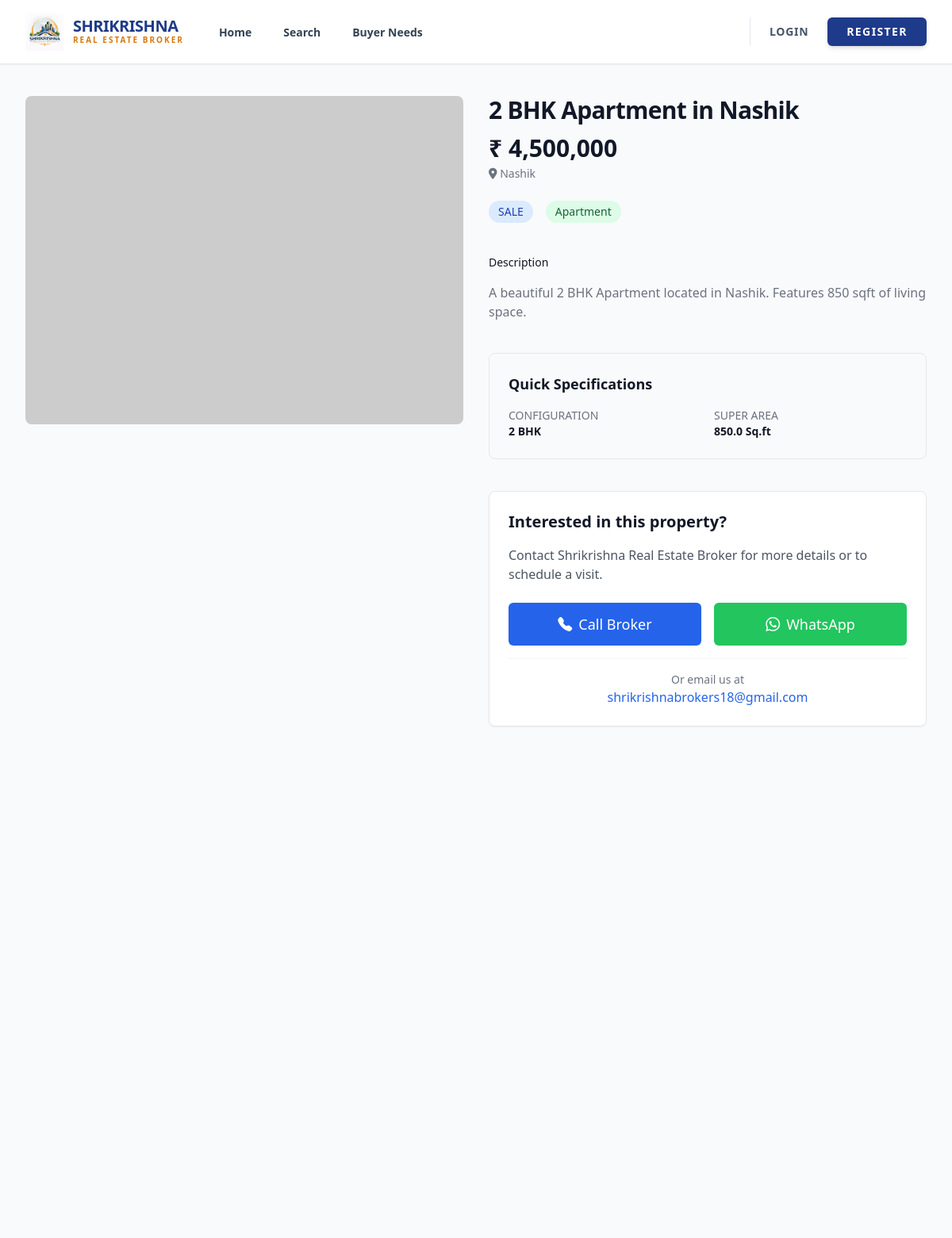
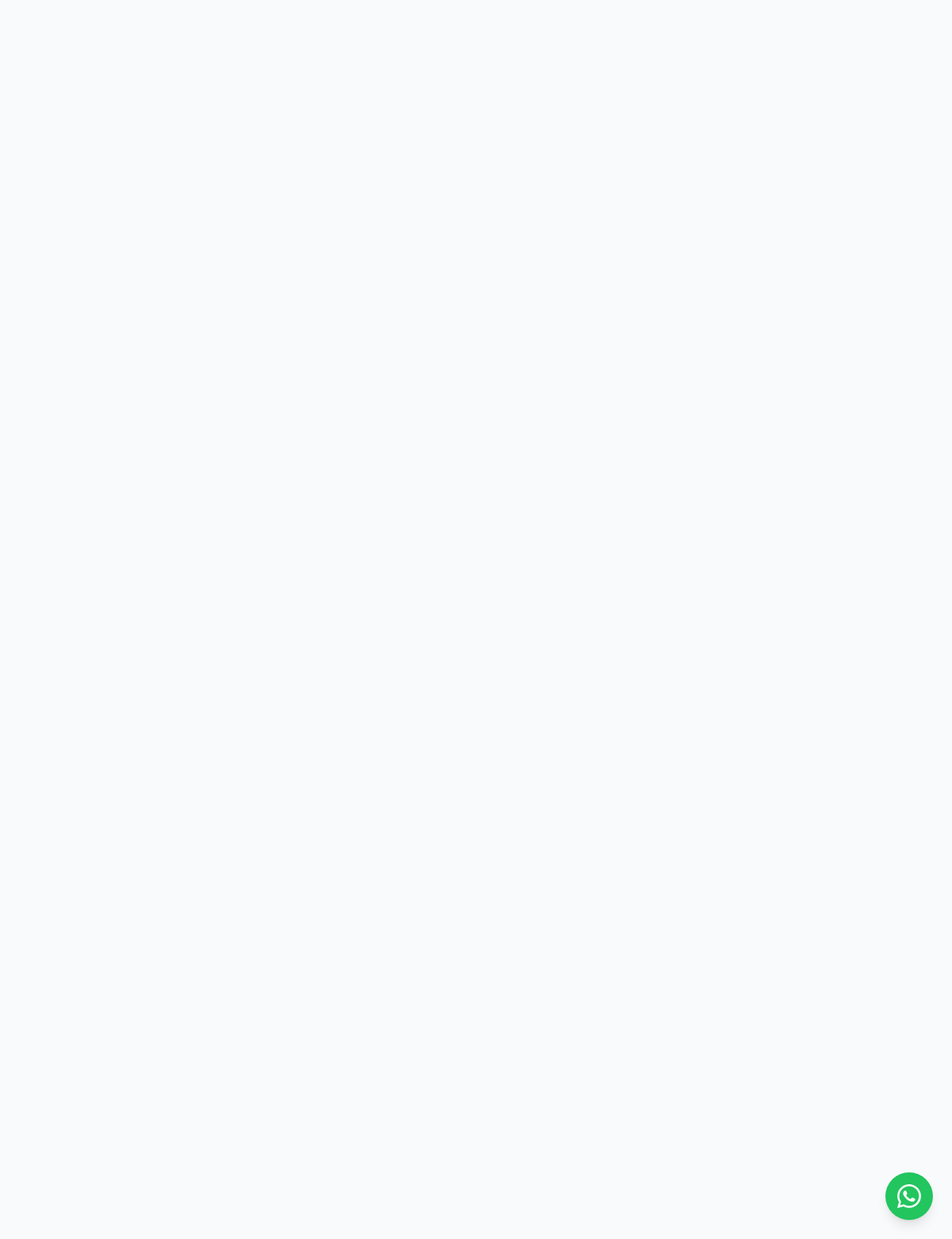
/property/1, run on the app's committed database (2 pictures, top to bottom).
### models/property_model.py (models this page shows)
class Property(db.Model):
    __tablename__ = 'properties'
    property_id = db.Column(db.Integer, primary_key=True)
    title = db.Column(db.String(200), nullable=False)
    location = db.Column(db.String(100), nullable=False)
    price = db.Column(db.Float, nullable=False)
    bhk = db.Column(db.Integer, nullable=False)
    area = db.Column(db.Float, nullable=False) # In sq ft
    listing_type = db.Column(db.String(20), nullable=False) # Rent, Sale
    property_type = db.Column(db.String(50), nullable=False) # Apartment, Villa, Plot
    description = db.Column(db.Text, nullable=True)
    user_id = db.Column(db.Integer, db.ForeignKey('users.id'), nullable=True) # Submitted by this user
    owner_id = db.Column(db.Integer, db.ForeignKey('owners.owner_id'), nullable=True) # Optional for admin properties
    is_featured = db.Column(db.Boolean, default=False)
    is_public = db.Column(db.Boolean, default=True) # True for Admin listings, False for hidden seller submissions
    created_at = db.Column(db.DateTime, default=datetime.utcnow)
    images = db.relationship('PropertyImage', backref='property', lazy=True, cascade="all, delete-orphan")
    inquiries = db.relationship('Inquiry', backref='property', lazy=True)
    user = db.relationship('User', backref='properties', lazy=True)

### routes/main.py (the view)
@main_bp.route('/property/<int:id>')
def property_detail(id):
    property = Property.query.get_or_404(id)
    return render_template('property_detail.html', property=property)

### templates/property_detail.html (shortened to what this page needs)
{% extends "base.html" %}
{% block content %}
<div class="bg-gray-50 dark:bg-gray-900 min-h-screen py-10">
    <div class="max-w-7xl mx-auto px-4 sm:px-6 lg:px-8">
        <div class="lg:grid lg:grid-cols-2 lg:gap-x-8 lg:items-start">
            <div class="flex flex-col-reverse">
                <div class="w-full aspect-w-1 aspect-h-1 overflow-hidden rounded-lg bg-gray-100 dark:bg-gray-800">
                    <img id="main-image" src="{{ url_for('static', filename='uploads/property_images/' + property.images[0].image_path) if property.images else 'https://via.placeholder.com/800x600' }}" class="h-full w-full object-cover object-center">
                </div>
            </div>
            <div class="mt-10 px-4 sm:px-0 sm:mt-16 lg:mt-0">
                <h1 class="text-3xl font-extrabold tracking-tight text-gray-900 dark:text-white">{{ property.title }}</h1>
                <div class="mt-3">
                    <p class="text-3xl text-gray-900 dark:text-white font-bold">₹ {{ "{:,.0f}".format(property.price) }}</p>
                    <p class="mt-1 text-sm text-gray-500 dark:text-gray-400"><i class="fas fa-map-marker-alt"></i> {{ property.location }}</p>
                </div>
                <div class="mt-6 flex space-x-4">
                    <span class="inline-flex items-center px-3 py-1 rounded-full text-sm font-medium bg-blue-100 dark:bg-blue-900 text-blue-800 dark:text-blue-200 uppercase">{{ property.listing_type }}</span>
                    <span class="inline-flex items-center px-3 py-1 rounded-full text-sm font-medium bg-green-100 dark:bg-green-900 text-green-800 dark:text-green-200">{{ property.property_type }}</span>
                </div>
                <div class="mt-10">
                    <h3 class="text-sm font-medium text-gray-900 dark:text-white">Description</h3>
                    <div class="mt-4 prose prose-sm text-gray-500 dark:text-gray-400">
                        <p>{{ property.description or "No description provided." }}</p>
                    </div>
                </div>
                <section class="mt-10 bg-gray-50 dark:bg-gray-800 p-6 rounded-lg border dark:border-gray-700">
                    <h3 class="text-lg font-bold text-gray-900 dark:text-white mb-4">Quick Specifications</h3>
                    <div class="grid grid-cols-2 gap-4 text-sm">
                        <div class="flex flex-col">
                            <span class="text-gray-500 dark:text-gray-400 uppercase">Configuration</span>
                            <span class="font-bold text-gray-900 dark:text-white">{{ property.bhk }} BHK</span>
                        </div>
                        <div class="flex flex-col">
                            <span class="text-gray-500 dark:text-gray-400 uppercase">Super Area</span>
                            <span class="font-bold text-gray-900 dark:text-white">{{ property.area }} Sq.ft</span>
                        </div>
                    </div>
                </section>
                <div class="mt-10 p-6 bg-white dark:bg-gray-800 border border-gray-200 dark:border-gray-700 rounded-lg shadow-sm">
                    <h3 class="text-xl font-bold text-gray-900 dark:text-white mb-4">Interested in this property?</h3>
                    <p class="text-gray-600 dark:text-gray-400 mb-6">Contact Shrikrishna Real Estate Broker for more details or to schedule a visit.</p>
                    <div class="grid grid-cols-1 gap-4 sm:grid-cols-2">
                        <a href="tel:+917030654050" class="flex items-center justify-center px-4 py-3 border border-transparent text-base font-medium rounded-md text-white bg-blue-600 hover:bg-blue-700 md:text-lg transition-colors">
                            <i class="bi bi-telephone-fill mr-2"></i> Call Broker
                        </a>
                        <a href="https://wa.me/917030654050?text=I'm interested in {{ property.title }} located at {{ property.location }}" target="_blank" class="flex items-center justify-center px-4 py-3 border border-transparent text-base font-medium rounded-md text-white bg-green-500 hover:bg-green-600 md:text-lg transition-colors">
                            <i class="bi bi-whatsapp mr-2"></i> WhatsApp
                        </a>
                    </div>
                    <div class="mt-4 pt-4 border-t border-gray-100 dark:border-gray-700 text-center">
                        <p class="text-sm text-gray-500 dark:text-gray-400">Or email us at</p>
                        <a href="mailto:shrikrishnabrokers18@gmail.com" class="text-blue-600 dark:text-blue-400 font-medium hover:underline">shrikrishnabrokers18@gmail.com</a>
                    </div>
                </div>
            </div>
        </div>
    </div>
</div>
{% endblock %}

### templates/base.html (shortened to what this page needs)
<!DOCTYPE html>
<html lang="en">
<head>
    <script src="https://cdn.tailwindcss.com"></script>
    <link href="https://cdnjs.cloudflare.com/ajax/libs/font-awesome/6.0.0/css/all.min.css" rel="stylesheet">
    <link rel="stylesheet" href="https://cdn.jsdelivr.net/npm/bootstrap-icons@1.11.0/font/bootstrap-icons.css">
</head>
<body class="bg-slate-50 flex flex-col min-h-screen text-slate-900">
    <nav class="bg-white shadow-sm sticky top-0 z-50 border-b border-slate-200">
        <div class="max-w-7xl mx-auto px-4 sm:px-6 lg:px-8">
            <div class="flex justify-between h-20">
                <div class="flex">
                    <div class="flex-shrink-0 flex items-center">
                        <a href="{{ url_for('main.index') }}" class="flex items-center gap-3 no-underline">
                            <img src="{{ url_for('static', filename='logo.png') }}" alt="Logo" class="h-12 w-auto">
                            <div class="flex flex-col">
                                <span class="text-xl font-black text-primary-900 tracking-tight leading-none uppercase">Shrikrishna</span>
                                <span class="text-[10px] font-bold text-amber-500 tracking-[0.2em] uppercase">Real Estate Broker</span>
                            </div>
                        </a>
                    </div>
                    <div class="hidden sm:ml-10 sm:flex sm:space-x-8">
                        <a href="{{ url_for('main.index') }}" class="inline-flex items-center px-1 pt-1 text-sm font-bold text-slate-700 hover:text-primary-500 border-b-2 border-transparent hover:border-primary-500 transition-all no-underline">Home</a>
                        <a href="{{ url_for('main.search') }}" class="inline-flex items-center px-1 pt-1 text-sm font-bold text-slate-700 hover:text-primary-500 border-b-2 border-transparent hover:border-primary-500 transition-all no-underline">Search</a>
                        <a href="{{ url_for('main.customer_needs') }}" class="inline-flex items-center px-1 pt-1 text-sm font-bold text-slate-700 hover:text-primary-500 border-b-2 border-transparent hover:border-primary-500 transition-all no-underline">Buyer Needs</a>
                    </div>
                </div>
                <div class="flex items-center gap-4">
                    <div class="hidden sm:flex sm:items-center sm:gap-6 border-l border-slate-200 pl-6">
                        {% if current_user.is_authenticated %}
                            <div class="flex flex-col items-end">
                                <span class="text-slate-500 text-[10px] uppercase font-bold">Welcome back</span>
                                <span class="text-primary-900 text-sm font-black">{{ current_user.name }}</span>
                            </div>
                            {% if current_user.is_admin %}
                            <a href="{{ url_for('admin.dashboard') }}" class="text-primary-500 hover:text-primary-700 text-sm font-bold uppercase tracking-wider">Admin</a>
                            {% endif %}
                            <a href="{{ url_for('auth.logout') }}" class="text-slate-400 hover:text-red-600 transition-colors">
                                <i class="bi bi-box-arrow-right text-xl"></i>
                            </a>
                        {% else %}
                            <a href="{{ url_for('auth.login_choice') }}" class="text-slate-600 hover:text-primary-500 text-sm font-bold uppercase tracking-wider">Login</a>
                            <a href="{{ url_for('auth.register') }}" class="btn-primary text-sm uppercase tracking-widest">Register</a>
                        {% endif %}
                    </div>
                </div>
            </div>
        </div>
    </nav>
    <main class="flex-grow">
        {% block content %}{% endblock %}
    </main>
    <a href="https://wa.me/917030654050" target="_blank" class="fixed bottom-6 right-6 bg-green-500 text-white p-3 rounded-full shadow-lg hover:bg-green-600 transition-all z-50 flex items-center justify-center group" style="width: 60px; height: 60px; text-decoration: none;">
        <i class="bi bi-whatsapp text-3xl"></i>
    </a>
</body>
</html>

### data on the page
Property: title "2 BHK Apartment in Nashik", price "4,500,000", location "Nashik", listing_type "SALE", property_type "Apartment", description "A beautiful 2 BHK Apartment located in Nashik. Features 850 sqft of living space.", bhk "2", area "850.0"
